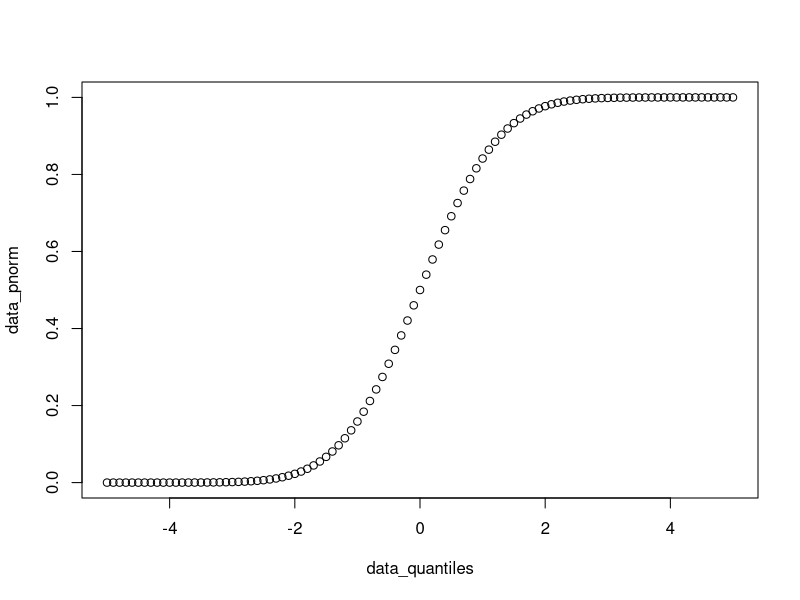
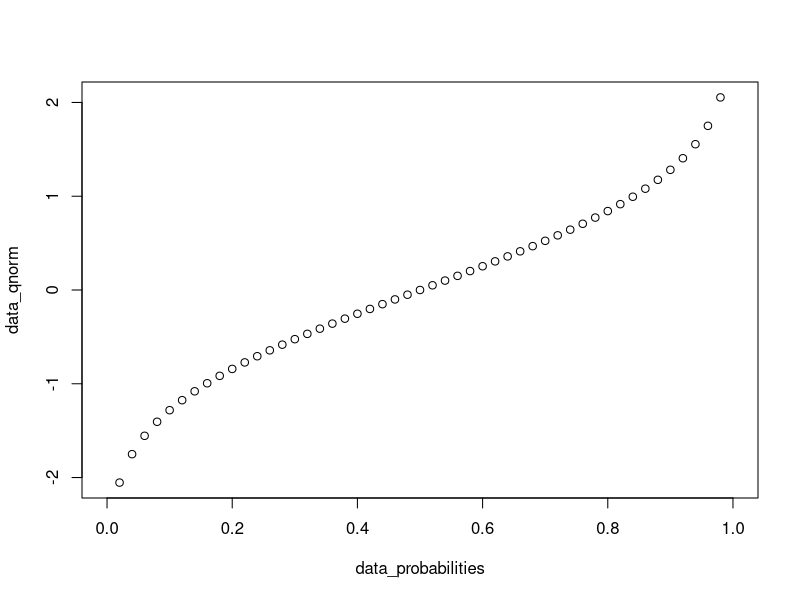
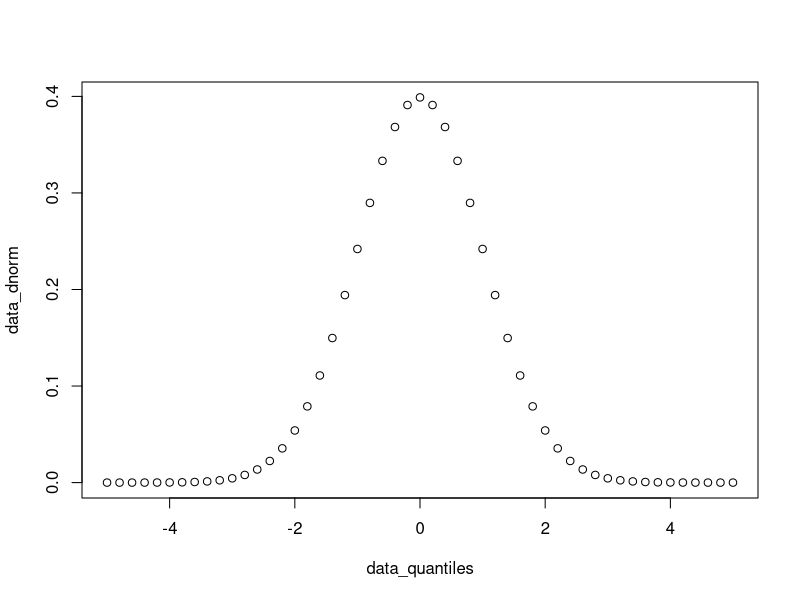
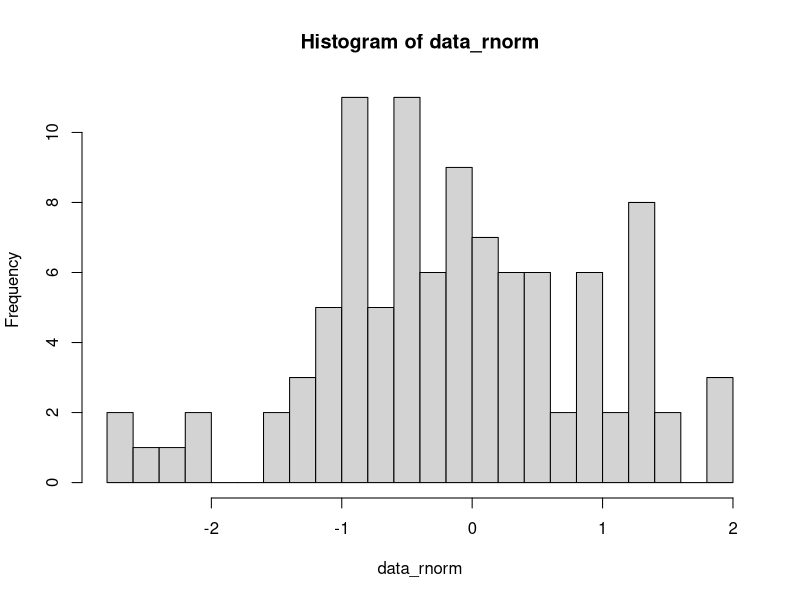
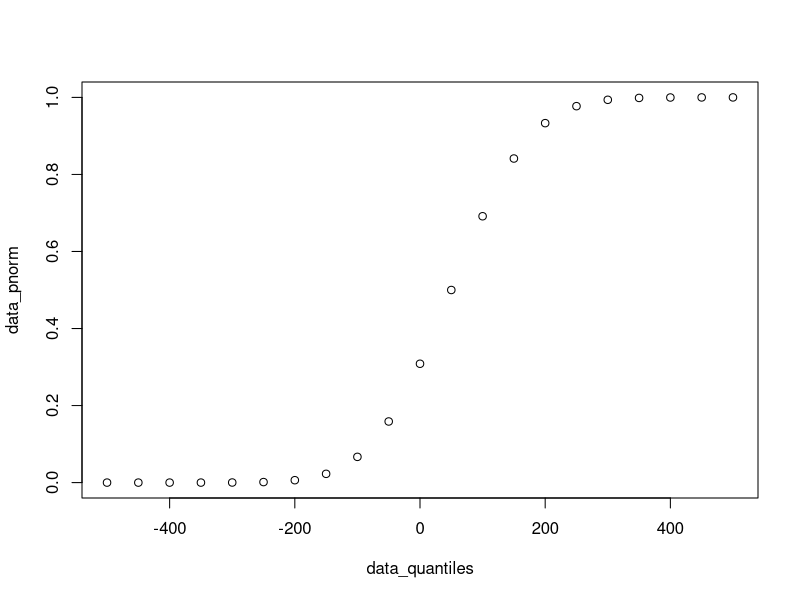
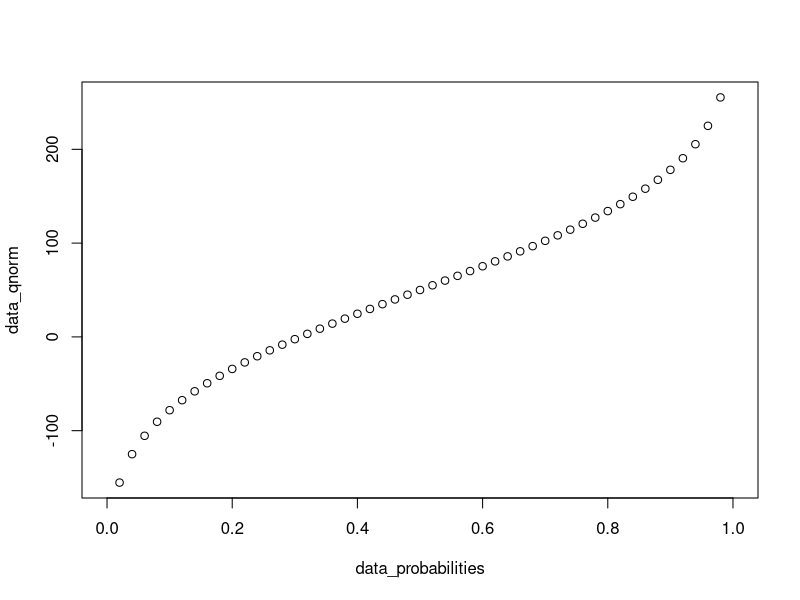
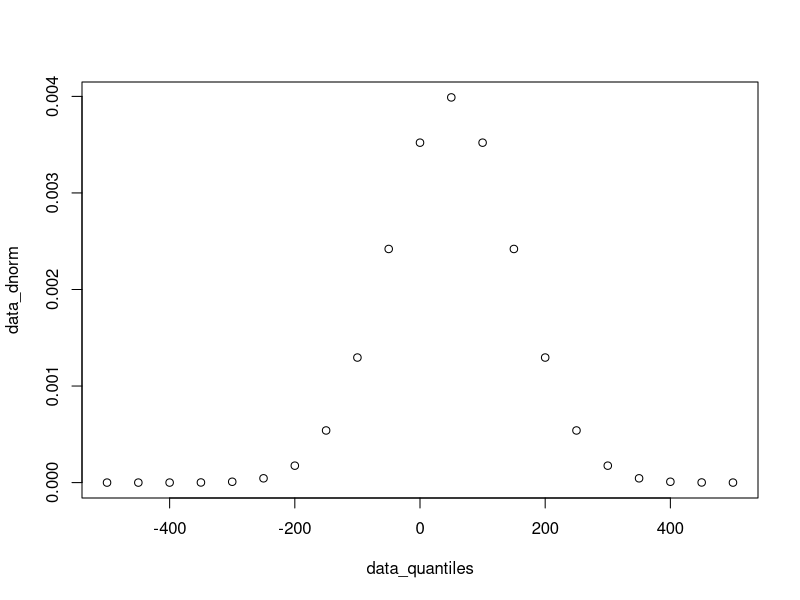
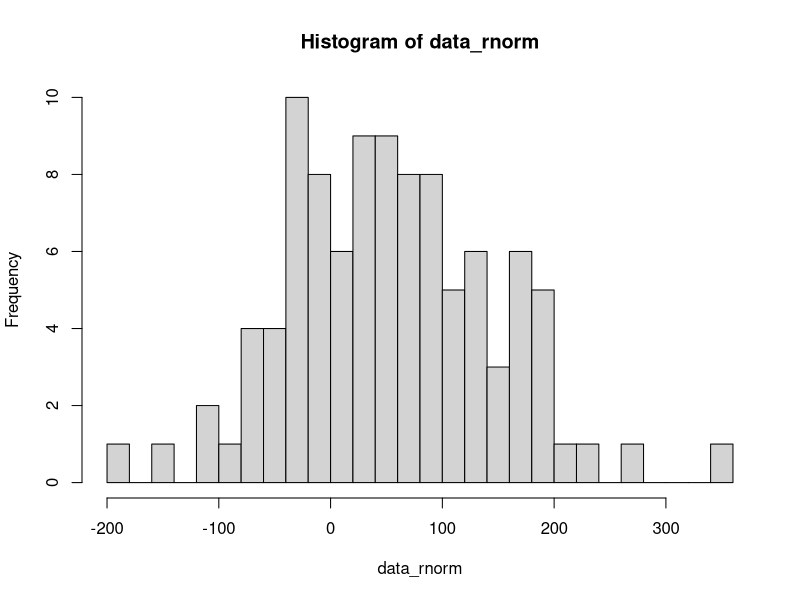

The R source for these figures, in order:
## ---- chunk 1
knitr::opts_chunk$set(echo = TRUE)
## ---- chunk 2
data_quantiles <- seq(-5, 5, 0.1)
head(data_quantiles)
## ---- chunk 3
data_pnorm <- pnorm(q = data_quantiles) 
head(data_pnorm)
## ---- chunk 4
plot(data_quantiles, data_pnorm)
## ---- chunk 5
data_probabilities <- seq(from = 0, to = 1, by = 0.02)
head(data_probabilities)
## ---- chunk 6
data_qnorm <- qnorm(p = data_probabilities) 
head(data_qnorm)
## ---- chunk 7
plot(data_probabilities, data_qnorm)
## ---- chunk 8
data_quantiles <- seq(-5, 5, 0.2)
head(data_quantiles)
## ---- chunk 9
data_dnorm <- dnorm(x = data_quantiles) 
head(data_dnorm)
## ---- chunk 10
plot(data_quantiles, data_dnorm)
## ---- chunk 11
data_rnorm <- rnorm(n = 100)
head(data_rnorm)
## ---- chunk 12
hist(data_rnorm, breaks = 20)
## ---- chunk 13
data_quantiles <- seq(-500, 500, 50)
head(data_quantiles)
## ---- chunk 14
data_pnorm <- pnorm(q = data_quantiles, mean = 50, sd = 100)
head(data_pnorm)
## ---- chunk 15
plot(data_quantiles, data_pnorm)
## ---- chunk 16
data_probabilities <- seq(from = 0, to = 1, by = 0.02)
head(data_probabilities)
## ---- chunk 17
data_qnorm <- qnorm(p = data_probabilities, mean = 50, sd = 100) 
head(data_qnorm)
## ---- chunk 18
plot(data_probabilities, data_qnorm)
## ---- chunk 19
data_quantiles <- seq(-500, 500, 50)
head(data_quantiles)
## ---- chunk 20
data_dnorm <- dnorm(x = data_quantiles, mean = 50, sd = 100) 
head(data_dnorm)
## ---- chunk 21
plot(data_quantiles, data_dnorm)
## ---- chunk 22
data_rnorm <- rnorm(n = 100, mean = 50, sd = 100)
head(data_rnorm)
## ---- chunk 23
hist(data_rnorm, breaks = 20)
## ---- chunk 24
data_quantiles <- seq(0, 50, 1)
head(data_quantiles)
## ---- chunk 25
data_pbinom <- pbinom(q = data_quantiles, size = 50, prob = 0.1)
head(data_pbinom)
## ---- chunk 26
plot(data_quantiles, data_pbinom)
## ---- chunk 27
data_probabilities <- seq(from = 0, to = 1, by = 0.02)
head(data_probabilities)
## ---- chunk 28
data_qbinom <- qbinom(p = data_probabilities, size = 50, prob = 0.1)
head(data_qbinom)
## ---- chunk 29
plot(data_probabilities, data_qbinom)
## ---- chunk 30
data_quantiles <- seq(0, 50, 1)
head(data_quantiles)
## ---- chunk 31
data_dbinom <- dbinom(x = data_quantiles, size = 50, prob = 0.1)
head(data_dbinom)
## ---- chunk 32
plot(data_quantiles, data_dbinom)
## ---- chunk 33
data_rbinom <- rbinom(n = 100, size = 50, prob = 0.1)
head(data_rbinom)
## ---- chunk 34
hist(data_rbinom, breaks = 20)
## ---- chunk 35
data_rnorm <- rnorm(n = 1000, mean = 50, sd = 100)
quantile(data_rnorm, probs = seq(0, 1, 0.1))
## ---- chunk 36
plot(
  seq(0, 1, 0.1),
  quantile(data_rnorm, probs = seq(0, 1, 0.1))
)
## ---- chunk 37
set.seed(1)
x <- rnorm(n = 1000, mean = 0, sd = 1)
y <- rnorm(n = 2000, mean = 1, sd = 1)
## ---- chunk 38
par(mfrow = c(2, 1))
hist(x, breaks = 30)
hist(y, breaks = 30)
par(mfrow = c(1, 1 ))
## ---- chunk 39
t.test(x, y)
## ---- chunk 40
t.test(y, x)
## ---- chunk 41
set.seed(1)
n_sample <- 10
x <- runif(n = n_sample, min = 10, max = 20)
y <- x + 2 + rnorm(n = n_sample, mean = 0, sd = 1)
## ---- chunk 42
mean(y - x)
## ---- chunk 43
t.test(x, y, paired = TRUE)
## ---- chunk 44
set.seed(1)
x <- runif(n = 10, min = 1, max = 11)
y <- runif(n = 5, min = 3, max = 13)
## ---- chunk 45
wilcox.test(x, y)
## ---- chunk 46
wilcox.test(x, y, alternative = "less")
## ---- chunk 47
set.seed(1)
n_sample <- 1000
x1 <- rnorm(n = n_sample, mean = 10, sd = 2)
x2 <- x1 + 5 + rnorm(n = n_sample, mean = 0, sd = 1)
x3 <- x2 + 0 + rnorm(n = n_sample, mean = 0, sd = 0.5)
data_aov <- data.frame(
  value = c(x1, x2, x3),
  group = c(
    rep("x1", length(x1)),
    rep("x2", length(x2)),
    rep("x3", length(x3))
  )
)
head(data_aov)
## ---- chunk 48
aov_result <- aov(value ~ group, data_aov)
aov_result
## ---- chunk 49
summary(aov_result)
## ---- chunk 50
data_fisher <- matrix(
  data = c(12, 4, 3, 23),
  nrow = 2, ncol = 2,
  dimnames = list(
    c("DE", "Not DE"),
    c("In pathway", "Not in pathway")
  )
)
data_fisher
## ---- chunk 51
fisher.test(data_fisher)
## ---- chunk 52
data_p_values <- runif(1E3, min = 0, max = 1)
data_p_adjusted <- p.adjust(data_p_values, method = "BH")
head(sort(data_p_adjusted))
## ---- chunk 53
par(mfrow = c(2, 1))
hist(data_p_values, xlim = c(0, 1), breaks = seq(0, 1, 0.05))
hist(data_p_adjusted, xlim = c(0, 1), breaks = seq(0, 1, 0.05))
par(mfrow = c(1, 1))
## ---- chunk 54
data("iris")
## ---- chunk 55
iris_features <- iris[, c("Sepal.Length", "Sepal.Width", "Petal.Length", "Petal.Width")]
head(iris_features)
## ---- chunk 56
pca_iris <- prcomp(iris_features, center = TRUE, scale. = TRUE)
pca_iris
## ---- chunk 57
str(pca_iris)
## ---- chunk 58
pca_iris$rotation
## ---- chunk 59
plot(pca_iris$x[, "PC1"], pca_iris$x[, "PC2"])
## ---- chunk 60
plot(pca_iris$x[, "PC1"], pca_iris$x[, "PC2"], col = iris$Species)
## ---- chunk 61
explained_variance_ratio <- pca_iris$sdev ^ 2 / sum(pca_iris$sdev ^ 2)
explained_variance_ratio
## ---- chunk 62
barplot(explained_variance_ratio)
